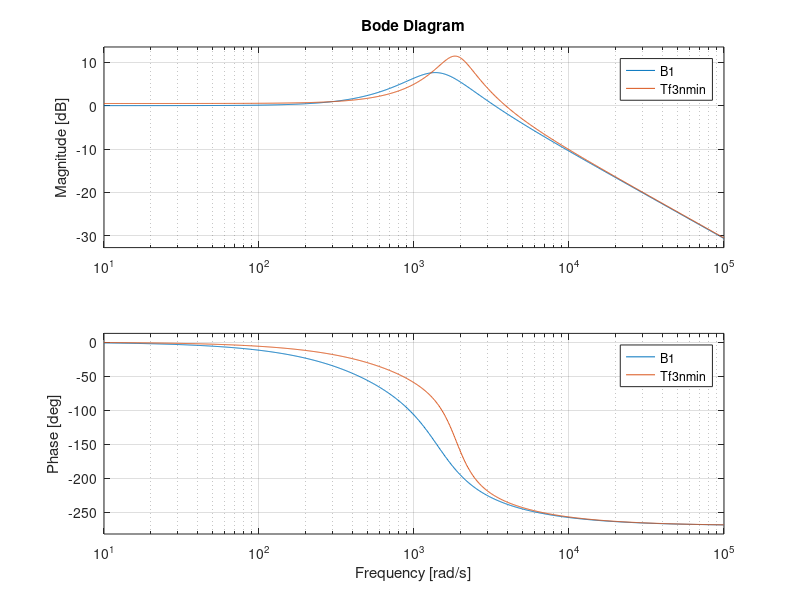

MATLAB code to generate this figure:
r2bode = tf([1.042],[2.838e-7 0.0007181 1]);
nminbode = tf([-0.001431 1],[0.0002309 1]);
sti = tf([1],[1.3e-3 0]);

Tf1r2 = tf([1.074],[1.943e-10 5.515e-7 0.001081 1.077])
Tf1nmin = tf([-2842 3.499e6], [0.955 1211 3.336e6]) % n = 0.2
Tf2nmin = tf([-2585 3.153e6],[1.018 1442 3.045e6])  % n = 0.1
Tf3nmin = tf([-2985 3.722e6],[0.9971 967.1 3.518e6])% n = 0.3

n = 0.3;
k = 0.47 + n/2;
A1 = feedback(r2bode*sti*k, 1)
B1 = feedback(nminbode*sti*k,1)

bode(B1, Tf3nmin)
